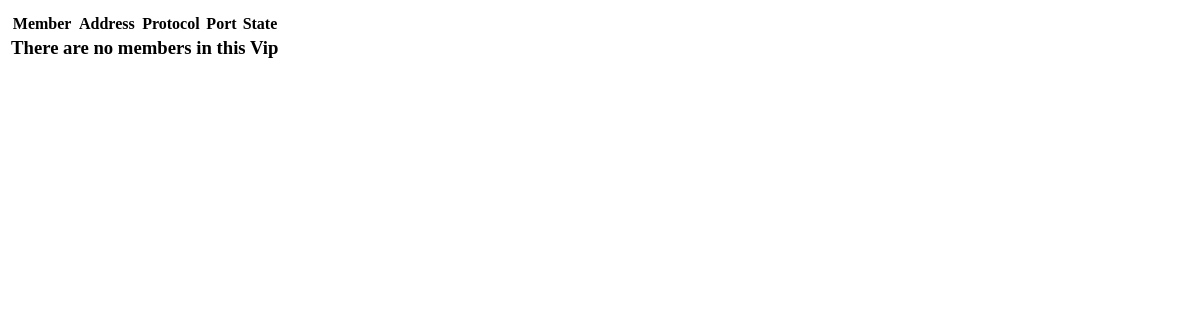
The page /vip/3/members on the database as committed earlier.
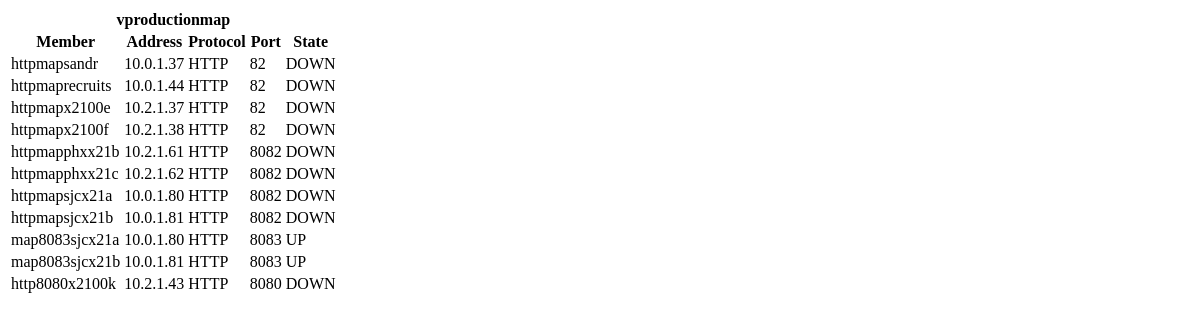
The same page on the database as committed later.
### vips/models.py (models this page shows, shortened)
class Member(models.Model):
    label = models.CharField(max_length=32)
    address = models.GenericIPAddressField()
    port = models.IntegerField()
    protocol = models.CharField(max_length=16)
    state = models.CharField(max_length=16)
    vip = models.ForeignKey(Vip, related_name='members')
    update = models.DateTimeField(auto_now=True)
    objects = MemberManager()

class Vip(models.Model):
    label = models.CharField(max_length=32)
    address = models.GenericIPAddressField()
    port = models.IntegerField()
    state = models.CharField(max_length=16)
    effective_state = models.CharField(max_length=16)
    device = models.ForeignKey(Device, related_name='vips', default=None, null=True)
    updated = models.DateTimeField(auto_now=True)
    objects = VipManager()

### vips/views.py (the view)
class MemberView(ListView):
    template_name = 'vips/memberlist.html'
    model = Member
    context_object_name = 'members'
    def get_queryset(self):
        return self.model.objects.filter(vip__id=self.kwargs['pk'])

### vips/templates/vips/memberlist.html
<table class="tabl table-bordered table-condensed">
    <thead>
        <tr>
            <th colspan="5">{{ members.first.vip.label }}</th>
        </tr>
        <tr>
            <th>Member</th>
            <th>Address</th>
            <th>Protocol</th>
            <th>Port</th>
            <th>State</th>
        </tr>
    </thead>
    <tbody>
        {% if members %}
        {% for member in members %}
            <tr>
                <td>{{ member.label }}</td>
                <td>{{ member.address }}</td>
                <td>{{ member.protocol }}</td>
                <td>{{ member.port }}</td>
                {% if member.state == 'DOWN' %}
                    <td><span class='label label-danger'>{{ member.state }}</span></td>
                {% elif member.state == 'UP' %}
                    <td><span class='label label-success'>{{ member.state }}</span></td>
                {% else %}
                    <td><span class='label label-default'>{{ member.state }}</span></td>
                {% endif %}
            </tr>
        {% endfor %}
        {% else %}
        <tr>
            <td colspan="5"><h3>There are no members in this Vip</h3></td>
        </tr>
        {% endif %}
    </tbody>
</table>

Rows that differ between the two databases and show on the page:
added Member: first.vip.label "vproductionmap", label "httpmapsandr", address "10.0.1.37", protocol "HTTP", port "82", state "DOWN"
added Member: label "httpmaprecruits", address "10.0.1.44", protocol "HTTP", port "82", state "DOWN"
added Member: label "httpmapx2100e", address "10.2.1.37", protocol "HTTP", port "82", state "DOWN"
added Member: label "httpmapx2100f", address "10.2.1.38", protocol "HTTP", port "82", state "DOWN"
added Member: label "httpmapphxx21b", address "10.2.1.61", protocol "HTTP", port "8082", state "DOWN"
added Member: label "httpmapphxx21c", address "10.2.1.62", protocol "HTTP", port "8082", state "DOWN"
added Member: label "httpmapsjcx21a", address "10.0.1.80", protocol "HTTP", port "8082", state "DOWN"
added Member: label "httpmapsjcx21b", address "10.0.1.81", protocol "HTTP", port "8082", state "DOWN"
added Member: label "map8083sjcx21a", address "10.0.1.80", protocol "HTTP", port "8083", state "UP"
added Member: label "map8083sjcx21b", address "10.0.1.81", protocol "HTTP", port "8083", state "UP"
added Member: label "http8080x2100k", address "10.2.1.43", protocol "HTTP", port "8080", state "DOWN"
Other text that changed with them:
text no longer shown: "There are no members in this Vip"
